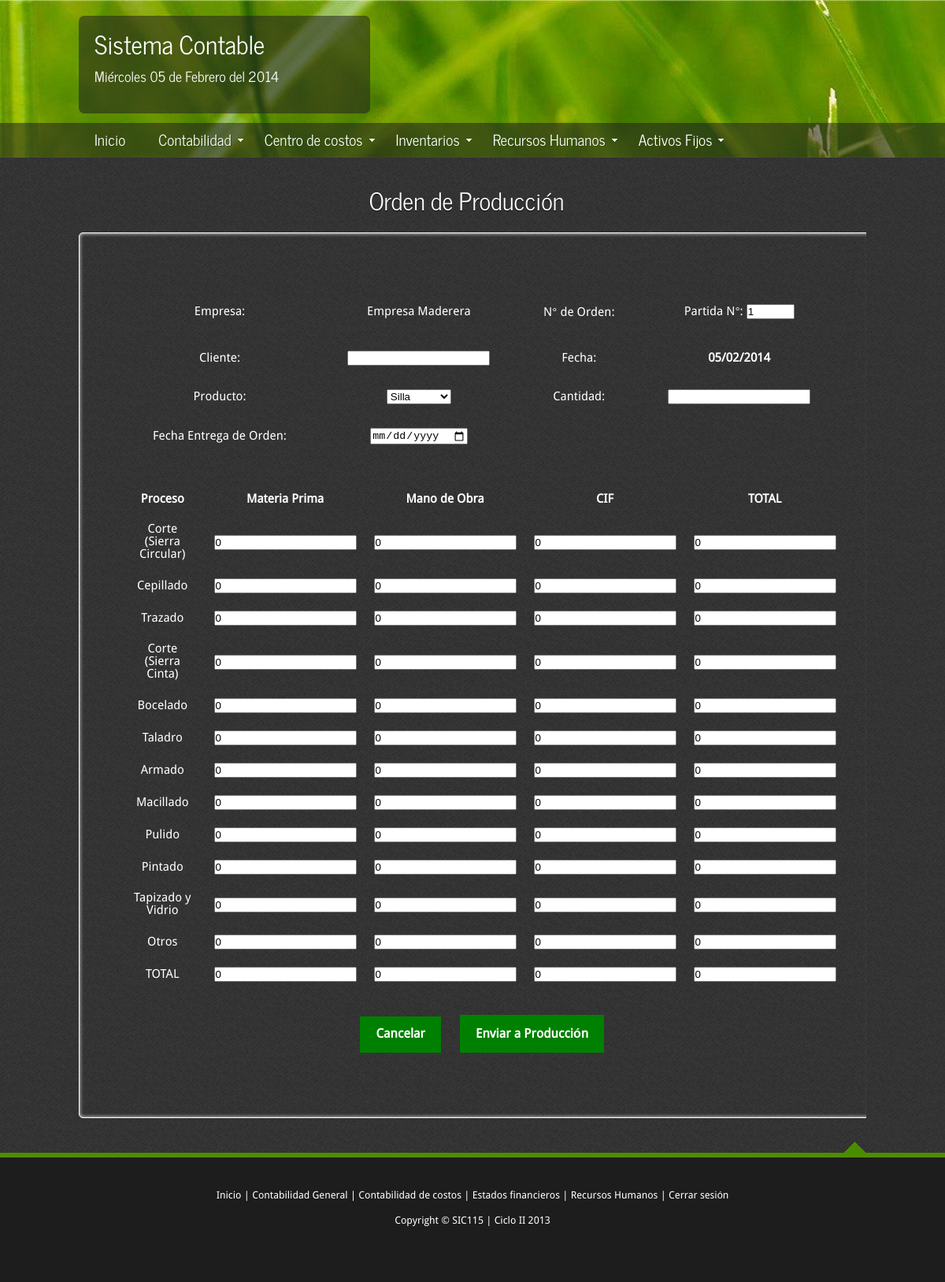
/presupuestoCostoProduccion.php (signed in), run on an earlier commit of the app's database.
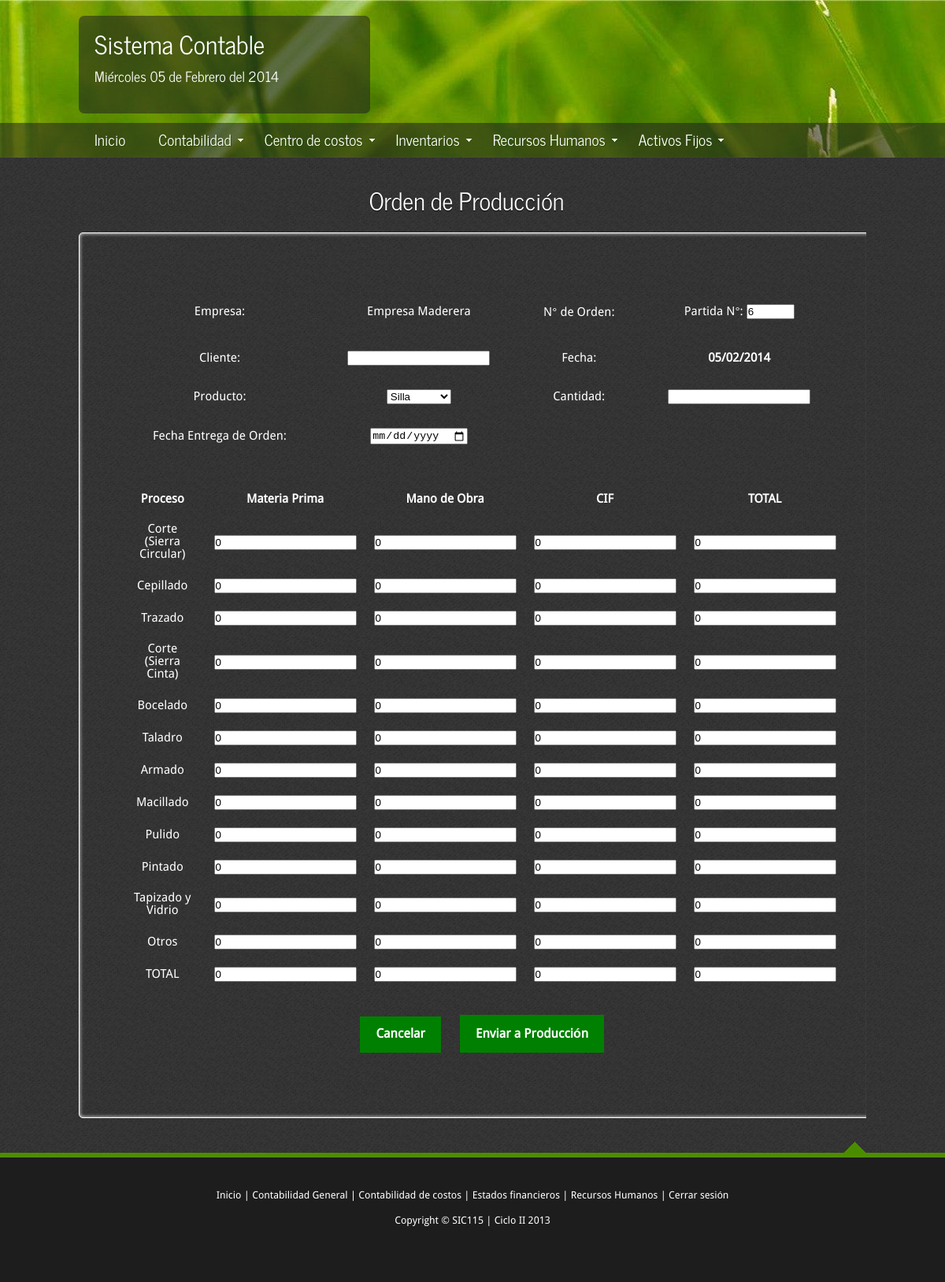
And on a later commit of the database.
### tables this page shows
CREATE TABLE IF NOT EXISTS `ordenes` (
  `numOrden` int(11) NOT NULL AUTO_INCREMENT,
  `fechaOrden` date NOT NULL,
  `Cliente` varchar(100) NOT NULL,
  `producto` varchar(50) NOT NULL,
  `cantProducto` int(11) NOT NULL,
  `MontoMP` decimal(10,2) NOT NULL,
  `MontoMObra` decimal(10,2) NOT NULL,
  `MontoGIF` decimal(10,2) NOT NULL,
  `totalCostoProduccion` decimal(10,2) NOT NULL,
  `Estado` varchar(20) NOT NULL,
  PRIMARY KEY (`numOrden`)
);

### presupuestoCostoProduccion.php (the view, shortened to what the changed rows need)
<!DOCTYPE HTML>
<html>
<head>
  <link rel="stylesheet" type="text/css" href="css/style.css" />
  <link href="js/jquery-ui-1.10.3.custom/css/eggplant/jquery-ui-1.10.3.custom.css" rel="stylesheet">
</head>
<body>
  <div id="main">
    <header>
      <div id="logo">
        <div id="logo_text">
          <h1><a href="index.php">Sistema Contable</a><br> </h1>
        </div>
      </div>
    </header>
    <div id="site_content">
      <div class="content" style="width:100%;">
          <div>
          <h1>Orden de Producción</h1>
          <form  name="formulario" action="ORDEN.php" method="post">
            <table class="tablaEntrada" style="border-spacing: 10px; width: 100%; text-aling=left;">
               <tr>
                 <td>Partida N°: <input size= 5 name="norden" type="text" value= <?php
                                                                            include("conexion.php");
                                                                            $con=mysql_connect($host,$user,$pw) or die("Problemas al conectar");
                                                                            $QUERY = mysql_query("SELECT numOrden FROM ordenes order by numOrden desc", $con);
                                                                            $resultado = mysql_fetch_row($QUERY);
                                                                            if(!isset($resultado)){
                                                                              $numero = 0;
                                                                            }else{
                                                                              $numero = $resultado[0]+1;
                                                                            }
                                                                            echo "'".$numero."'";
                                                                        ?>  readonly></td>
               </tr>
              </table>
            </form>
      </div>
      </div>
    </div>
  </div>
</body>
</html>

What changed in the data, as far as the page shows it:
removed ordenes: norden "1"
added ordenes: norden "6"
